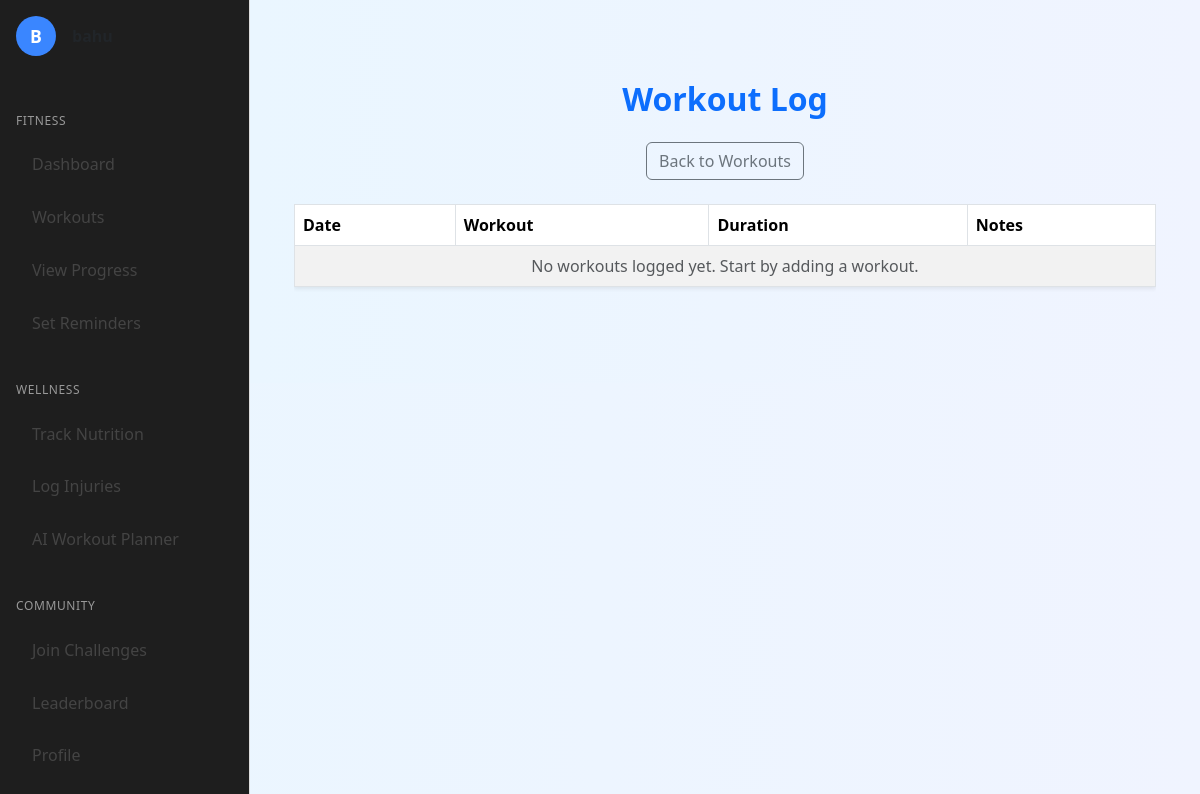
/workouts/log/ (signed in), run on an earlier commit of the app's database.
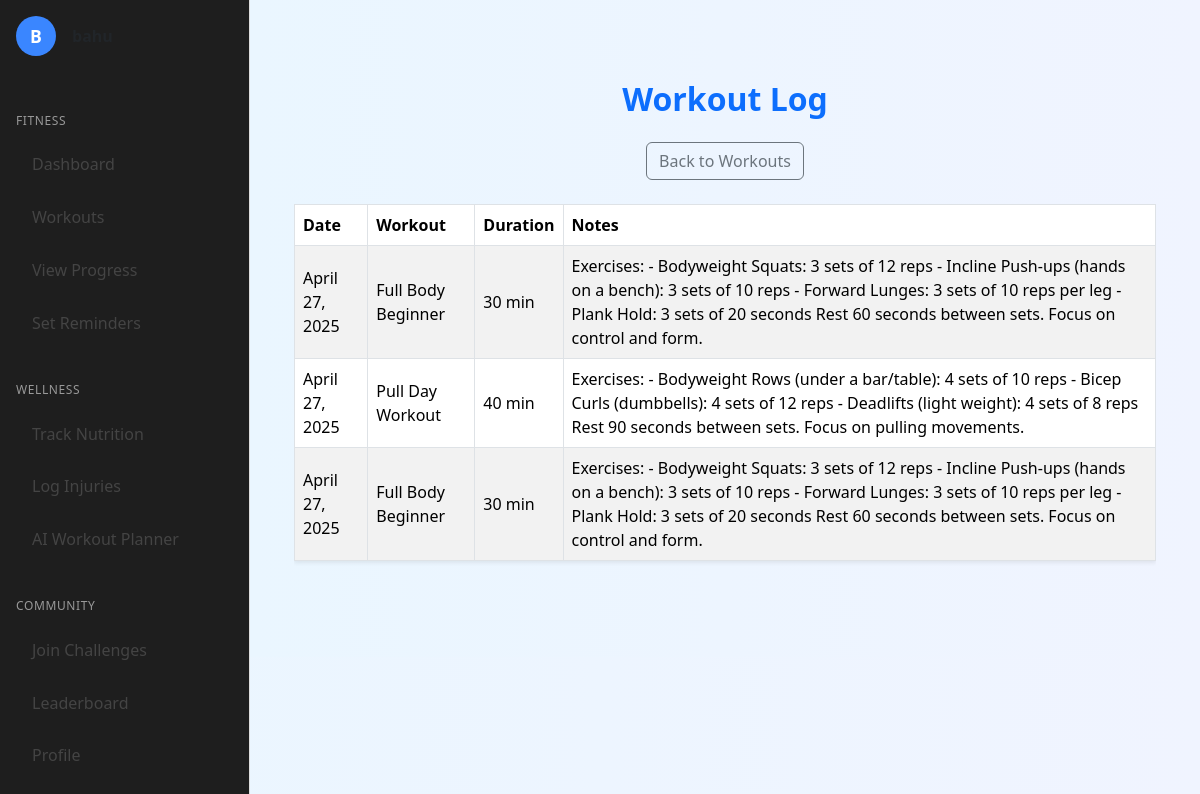
And on a later commit of the database.
### workouts/models.py (models this page shows, shortened)
class WorkoutLog(models.Model):
    WORKOUT_TYPE_CHOICES = [
        ('strength', 'Strength Training'),
        ('cardio', 'Cardio'),
        ('flexibility', 'Flexibility'),
        ('balance', 'Balance'),
    ]
    user = models.ForeignKey(User, on_delete=models.CASCADE)
    workout_type = models.CharField(max_length=20, choices=WORKOUT_TYPE_CHOICES)
    exercise_name = models.CharField(max_length=100)
    sets = models.PositiveIntegerField(null=True, blank=True)
    reps = models.PositiveIntegerField(null=True, blank=True)
    weight = models.DecimalField(max_digits=5, decimal_places=2, null=True, blank=True)
    duration = models.PositiveIntegerField(null=True, blank=True)  # in minutes
    notes = models.TextField(blank=True)
    date = models.DateField()
    created_at = models.DateTimeField(auto_now_add=True)

### workouts/views.py (the view)
# urls.py: path('log/', views.workout_log_view, name='workout_log'),
def workout_log_view(request):
    workouts = WorkoutLog.objects.filter(user=request.user).order_by('-date')
    context = {
        'workouts': workouts,
        'dark_mode': request.COOKIES.get('darkMode') == 'true',
    }
    return render(request, 'workouts/workout_log.html', context)

### workouts/templates/workouts/workout_log.html
{% extends "base.html" %}
{% block content %}
<div class="container py-5">
  <h2 class="text-center fw-bold text-primary mb-4">Workout Log</h2>
  <div class="text-center mb-4">
    <a href="{% url 'workouts_home' %}" class="btn btn-outline-secondary">
      Back to Workouts
    </a>
  </div>
  <div class="table-responsive">
  <table class="table table-bordered table-hover align-middle shadow-sm table-striped">
    <thead>
      <tr>
        <th scope="col">Date</th>
        <th scope="col">Workout</th>
        <th scope="col">Duration</th>
        <th scope="col">Notes</th>
      </tr>
    </thead>
    <tbody>
      {% if workouts %}
        {% for workout in workouts %}
        <tr>
          <td>{{ workout.date|date:"F j, Y" }}</td>
          <td>{{ workout.exercise_name }}</td>
          <td>
            {% if workout.duration %}
              {{ workout.duration }} min
            {% else %}
              —
            {% endif %}
          </td>
          <td>{{ workout.notes|default:"No notes" }}</td>
        </tr>
        {% endfor %}
      {% else %}
        <tr>
          <td colspan="4" class="text-center text-muted">
            No workouts logged yet. Start by adding a workout.
          </td>
        </tr>
      {% endif %}
    </tbody>
  </table>
</div>
</div>
{% endblock %}

What changed in the data, as far as the page shows it:
added WorkoutLog: date "April 27, 2025", exercise_name "Full Body Beginner", duration "30", notes "Exercises: - Bodyweight Squats: 3 sets of 12 reps - Incline Push-ups (hands on a bench): 3 sets of 10 reps - Forward Lunges: 3 sets of 10 reps per leg - Plank Hold: 3 sets of 20 seconds Rest 60 seconds between sets. Focus on control and form."
added WorkoutLog: date "April 27, 2025", exercise_name "Pull Day Workout", duration "40", notes "Exercises: - Bodyweight Rows (under a bar/table): 4 sets of 10 reps - Bicep Curls (dumbbells): 4 sets of 12 reps - Deadlifts (light weight): 4 sets of 8 reps Rest 90 seconds between sets. Focus on pulling movements."
added WorkoutLog: date "April 27, 2025", exercise_name "Full Body Beginner", duration "30", notes "Exercises: - Bodyweight Squats: 3 sets of 12 reps - Incline Push-ups (hands on a bench): 3 sets of 10 reps - Forward Lunges: 3 sets of 10 reps per leg - Plank Hold: 3 sets of 20 seconds Rest 60 seconds between sets. Focus on control and form."
Also different on the page:
text no longer shown: "No workouts logged yet. Start by adding a workout."
